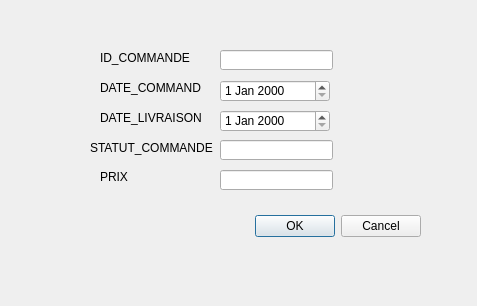
<?xml version="1.0" encoding="UTF-8"?>
<ui version="4.0">
 <class>Dialog</class>
 <widget class="QDialog" name="Dialog">
  <property name="geometry">
   <rect>
    <x>0</x>
    <y>0</y>
    <width>477</width>
    <height>306</height>
   </rect>
  </property>
  <property name="windowTitle">
   <string>Dialog</string>
  </property>
  <widget class="QStackedWidget" name="stackedWidget">
   <property name="geometry">
    <rect>
     <x>10</x>
     <y>20</y>
     <width>461</width>
     <height>281</height>
    </rect>
   </property>
   <property name="currentIndex">
    <number>3</number>
   </property>
   <widget class="QWidget" name="page">
    <widget class="QLabel" name="label_4">
     <property name="geometry">
      <rect>
       <x>40</x>
       <y>130</y>
       <width>111</width>
       <height>16</height>
      </rect>
     </property>
     <property name="text">
      <string>STATUT_COMMANDE</string>
     </property>
    </widget>
    <widget class="QDateEdit" name="dateEdit_2">
     <property name="geometry">
      <rect>
       <x>160</x>
       <y>100</y>
       <width>110</width>
       <height>22</height>
      </rect>
     </property>
    </widget>
    <widget class="QLabel" name="label_5">
     <property name="geometry">
      <rect>
       <x>40</x>
       <y>160</y>
       <width>47</width>
       <height>14</height>
      </rect>
     </property>
     <property name="text">
      <string>PRIX</string>
     </property>
    </widget>
    <widget class="QLabel" name="label_3">
     <property name="geometry">
      <rect>
       <x>40</x>
       <y>100</y>
       <width>101</width>
       <height>16</height>
      </rect>
     </property>
     <property name="text">
      <string>DATE_LIVRAISON</string>
     </property>
    </widget>
    <widget class="QDialogButtonBox" name="buttonBox">
     <property name="geometry">
      <rect>
       <x>20</x>
       <y>200</y>
       <width>341</width>
       <height>32</height>
      </rect>
     </property>
     <property name="orientation">
      <enum>Qt::Horizontal</enum>
     </property>
     <property name="standardButtons">
      <set>QDialogButtonBox::Cancel|QDialogButtonBox::Ok</set>
     </property>
    </widget>
    <widget class="QLineEdit" name="lineEdit_3">
     <property name="geometry">
      <rect>
       <x>160</x>
       <y>160</y>
       <width>113</width>
       <height>20</height>
      </rect>
     </property>
    </widget>
    <widget class="QLabel" name="label_2">
     <property name="geometry">
      <rect>
       <x>40</x>
       <y>70</y>
       <width>101</width>
       <height>16</height>
      </rect>
     </property>
     <property name="text">
      <string>DATE_COMMANDE</string>
     </property>
    </widget>
    <widget class="QLineEdit" name="lineEdit">
     <property name="geometry">
      <rect>
       <x>160</x>
       <y>40</y>
       <width>113</width>
       <height>20</height>
      </rect>
     </property>
    </widget>
    <widget class="QLabel" name="label">
     <property name="geometry">
      <rect>
       <x>40</x>
       <y>40</y>
       <width>101</width>
       <height>16</height>
      </rect>
     </property>
     <property name="text">
      <string>ID_COMMANDE </string>
     </property>
    </widget>
    <widget class="QDateEdit" name="dateEdit">
     <property name="geometry">
      <rect>
       <x>160</x>
       <y>70</y>
       <width>110</width>
       <height>22</height>
      </rect>
     </property>
    </widget>
    <widget class="QLineEdit" name="lineEdit_2">
     <property name="geometry">
      <rect>
       <x>160</x>
       <y>130</y>
       <width>113</width>
       <height>20</height>
      </rect>
     </property>
    </widget>
   </widget>
   <widget class="QWidget" name="page_2">
    <widget class="QLabel" name="label_6">
     <property name="geometry">
      <rect>
       <x>90</x>
       <y>70</y>
       <width>201</width>
       <height>20</height>
      </rect>
     </property>
     <property name="text">
      <string>Donnez l'id a supprimer</string>
     </property>
    </widget>
    <widget class="QLineEdit" name="lineEdit_4">
     <property name="geometry">
      <rect>
       <x>110</x>
       <y>110</y>
       <width>113</width>
       <height>20</height>
      </rect>
     </property>
    </widget>
    <widget class="QDialogButtonBox" name="buttonBox_2">
     <property name="geometry">
      <rect>
       <x>90</x>
       <y>180</y>
       <width>161</width>
       <height>23</height>
      </rect>
     </property>
     <property name="standardButtons">
      <set>QDialogButtonBox::Cancel|QDialogButtonBox::Ok</set>
     </property>
    </widget>
   </widget>
   <widget class="QWidget" name="page_3">
    <widget class="QTableView" name="tableView">
     <property name="geometry">
      <rect>
       <x>0</x>
       <y>20</y>
       <width>461</width>
       <height>221</height>
      </rect>
     </property>
    </widget>
    <widget class="QPushButton" name="pushButton">
     <property name="geometry">
      <rect>
       <x>114</x>
       <y>250</y>
       <width>171</width>
       <height>23</height>
      </rect>
     </property>
     <property name="text">
      <string>close</string>
     </property>
    </widget>
   </widget>
   <widget class="QWidget" name="page_4">
    <widget class="QLineEdit" name="lineEdit_5">
     <property name="geometry">
      <rect>
       <x>210</x>
       <y>30</y>
       <width>113</width>
       <height>20</height>
      </rect>
     </property>
    </widget>
    <widget class="QLabel" name="label_7">
     <property name="geometry">
      <rect>
       <x>80</x>
       <y>120</y>
       <width>131</width>
       <height>16</height>
      </rect>
     </property>
     <property name="text">
      <string>STATUT_COMMANDE</string>
     </property>
    </widget>
    <widget class="QDialogButtonBox" name="buttonBox_3">
     <property name="geometry">
      <rect>
       <x>70</x>
       <y>190</y>
       <width>341</width>
       <height>32</height>
      </rect>
     </property>
     <property name="orientation">
      <enum>Qt::Horizontal</enum>
     </property>
     <property name="standardButtons">
      <set>QDialogButtonBox::Cancel|QDialogButtonBox::Ok</set>
     </property>
    </widget>
    <widget class="QLabel" name="label_8">
     <property name="geometry">
      <rect>
       <x>90</x>
       <y>60</y>
       <width>101</width>
       <height>16</height>
      </rect>
     </property>
     <property name="text">
      <string>DATE_COMMANDE</string>
     </property>
    </widget>
    <widget class="QDateEdit" name="dateEdit_3">
     <property name="geometry">
      <rect>
       <x>210</x>
       <y>60</y>
       <width>110</width>
       <height>22</height>
      </rect>
     </property>
    </widget>
    <widget class="QLabel" name="label_9">
     <property name="geometry">
      <rect>
       <x>90</x>
       <y>150</y>
       <width>47</width>
       <height>14</height>
      </rect>
     </property>
     <property name="text">
      <string>PRIX</string>
     </property>
    </widget>
    <widget class="QLineEdit" name="lineEdit_6">
     <property name="geometry">
      <rect>
       <x>210</x>
       <y>120</y>
       <width>113</width>
       <height>20</height>
      </rect>
     </property>
    </widget>
    <widget class="QLabel" name="label_10">
     <property name="geometry">
      <rect>
       <x>90</x>
       <y>90</y>
       <width>101</width>
       <height>16</height>
      </rect>
     </property>
     <property name="text">
      <string>DATE_LIVRAISON</string>
     </property>
    </widget>
    <widget class="QLineEdit" name="lineEdit_7">
     <property name="geometry">
      <rect>
       <x>210</x>
       <y>150</y>
       <width>113</width>
       <height>20</height>
      </rect>
     </property>
    </widget>
    <widget class="QLabel" name="label_11">
     <property name="geometry">
      <rect>
       <x>90</x>
       <y>30</y>
       <width>101</width>
       <height>16</height>
      </rect>
     </property>
     <property name="text">
      <string>ID_COMMANDE </string>
     </property>
    </widget>
    <widget class="QDateEdit" name="dateEdit_4">
     <property name="geometry">
      <rect>
       <x>210</x>
       <y>90</y>
       <width>110</width>
       <height>22</height>
      </rect>
     </property>
    </widget>
   </widget>
  </widget>
 </widget>
 <resources/>
 <connections/>
</ui>
